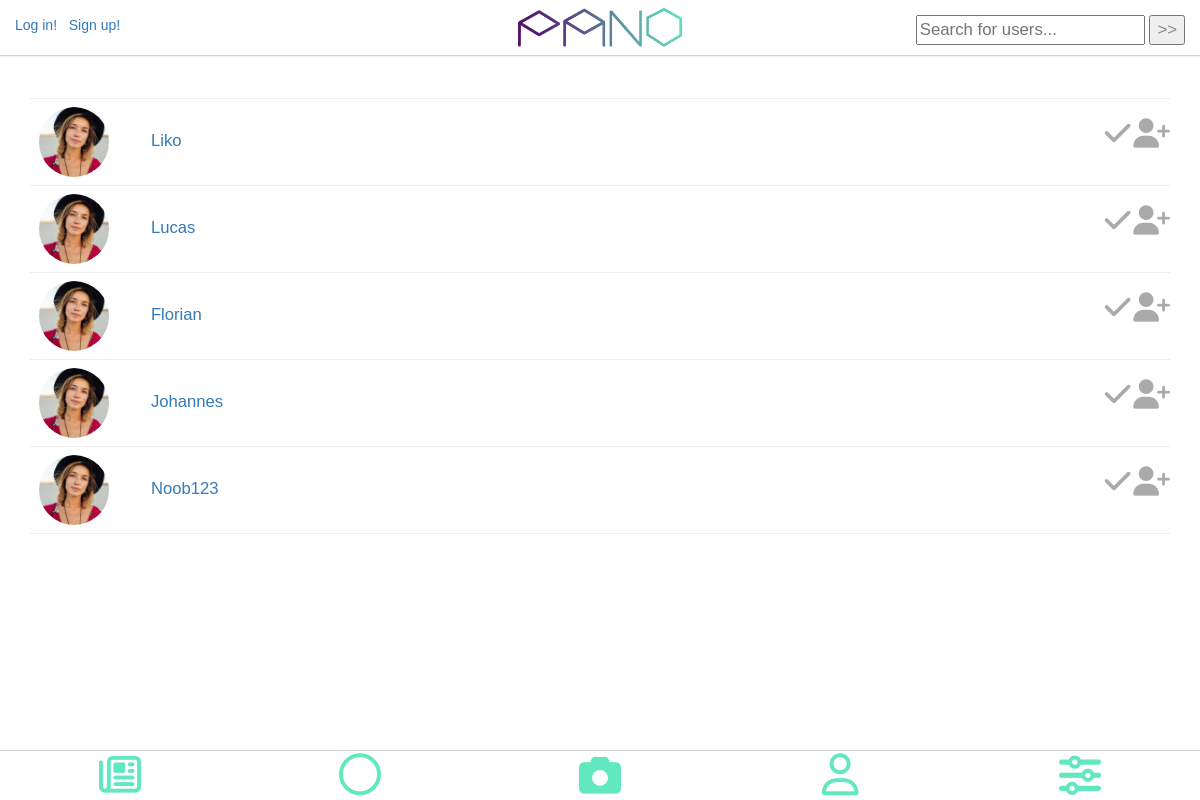
Screenshot of /search.php with the database file from the repository.
### tables this page shows
CREATE TABLE `user` (
  `UserID` int(20) NOT NULL,
  `FirstName` varchar(30) NOT NULL,
  `LastName` varchar(30) NOT NULL,
  `UserName` varchar(30) NOT NULL,
  `EmailAddress` varchar(80) NOT NULL,
  `Password` char(64) NOT NULL,
  `Location` varchar(150) NOT NULL,
  `ShortDescrip` varchar(150) NOT NULL,
  `DateCreated` datetime NOT NULL DEFAULT CURRENT_TIMESTAMP,
  `SettingID` int(5) NOT NULL DEFAULT '3'
);

### includes/search-list.php (the view, shortened to what this page needs)
<?php
class frienditem{
    private $friendName;
    private $friendLink;
    private $friendPictureID;
    private $isFriendOfUser;
    public function __construct($friendID, $friendName, $friendLink, $friendPictureID,  $isFriendOfUser){
        $this->friendName =$friendName;
        $this->friendLink =$friendLink;
        $this->friendPictureID =$friendPictureID;
        $this->isFriendOfUser =$isFriendOfUser;
    }
public function returnHTML(){
        $output = '<div class="row search-content">
    <div class="col-md-6 col-xs-6 friend-name">
    <a href="'.SITE_ROOT.'/profile-info.php?id='.$this->friendLink.'">&nbsp;
    <img src="'.SITE_ROOT.'/images/profilepics/'.$this->friendPictureID.'.jpg" class="img-circle friend-picture" /> &nbsp; &nbsp; &nbsp; &nbsp; '.$this->friendName.'
    </a>
    </div>
    <div class="col col-md-6 col-xs-6 friending-icon">';
        if($this->isFriendOfUser){
            $output .= '
      <i  class="fa fa-3x fa-check friending-icon" ></i>
      </div>
      </div>
      <hr>';
        }else{
            $output .= '
      <a href="" class="" onclick= "friendRequest()" ng-click="isfriend'.$this->friendName.' = !isfriend'.$this->friendName.'"> <i  class="fa fa-3x fa-check friending-icon" ng-show="isfriend'.$this->friendName.'" ></i>
      <i  class="fa fa-3x fa-user-plus friending-icon" ng-hide="isfriend'.$this->friendName.'"></i>
      </a>
      </div>
<script> function friendRequest(){<?php friendRequest($this->friendID,$_SESSION[\'UserID\']) ?>
</script>
      </div>
      <hr>';
        }
        return $output;
    }
}

### search.php (shortened to what this page needs)
<!DOCTYPE html>
<html>
<head>
    <link rel="stylesheet" href="https://maxcdn.bootstrapcdn.com/bootstrap/3.3.7/css/bootstrap.min.css">
    <link rel="stylesheet" href="https://cdnjs.cloudflare.com/ajax/libs/animate.css/3.5.2/animate.min.css">
    <link rel="stylesheet" href="css/offset.css">
    <link rel="stylesheet" href="css/style.css">
</head>
<body ng-app="">
<?php
include('includes/header.php');
?>
<main>
    <div class="friend-search-results container">
        <br />
            <hr />
        <?php
        include('includes/search-list.php');
        $term = mysqli_real_escape_string($conn, $_POST['search']);
        if (isset($term)){
            $sql = "SELECT * FROM user WHERE FirstName LIKE  '%" . $term . "%' OR LastName LIKE '%". $term ."%' OR UserName LIKE '%". $term ."%'";
            if($result = mysqli_query($conn, $sql)){
                if(mysqli_num_rows($result) > 0){
                    while($row = mysqli_fetch_array($result)){
                        $isFriendOfUser = false;
                        $friendName = $row['UserName'];
                        $friendUserID = $row['UserID'];
                        $row = new frienditem($friendUserID, $friendName, $friendName, '3', $isFriendOfUser);
                        echo $row->returnHTML();
                    }
                    }
                } else{
                    echo "<p>No matches found</p>";
                }
            } else{
                echo "ERROR: Could not able to execute $sql. " . mysqli_error($conn);
            }
        ?>
    </div>
</main>
<?php
include('includes/footer.php');
?>
</body>
</html>

### css/style.css (style rules this page uses)
body { font-family: 'Lato-Light', sans-serif; font-variant: normal; font-weight: 100; color: white; text-align: center; }
body { padding-top: 60px; padding-bottom: 70px; }
.friend-picture { height: 70px; width: auto; }
hr { color: #ccc; }
.fa { color: color: #61e8bf; vertical-align: middle; }
hr { margin-top: 8px; margin-bottom: 8px; }
.friend-name { text-align: left; font-size: 1.7em; }
.friending-icon { padding-top: 6px; text-align: right; color: #aaa; }
.search-content { text-align: center; color: #444; font-size:0.7em; }

### rows the page displays
user: UserName "Liko"
user: UserName "Lucas"
user: UserName "Florian"
user: UserName "Johannes"
user: UserName "Noob123"
